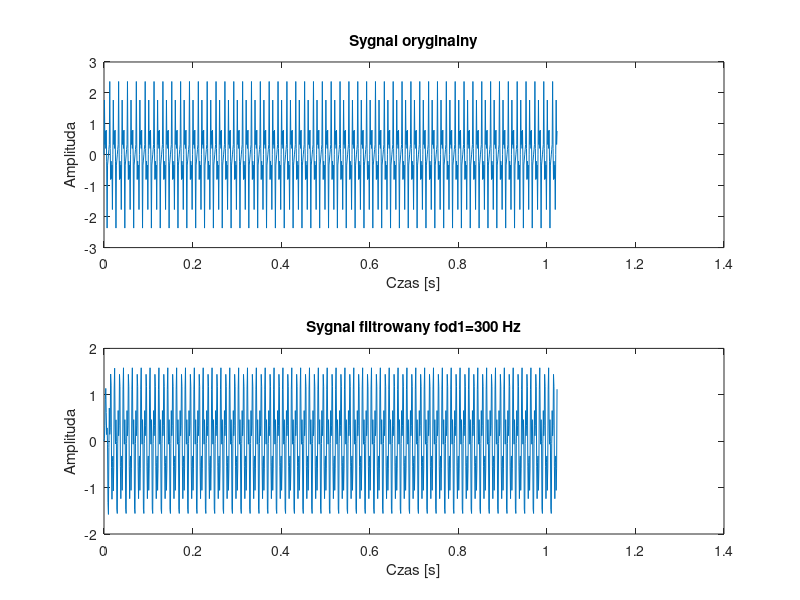
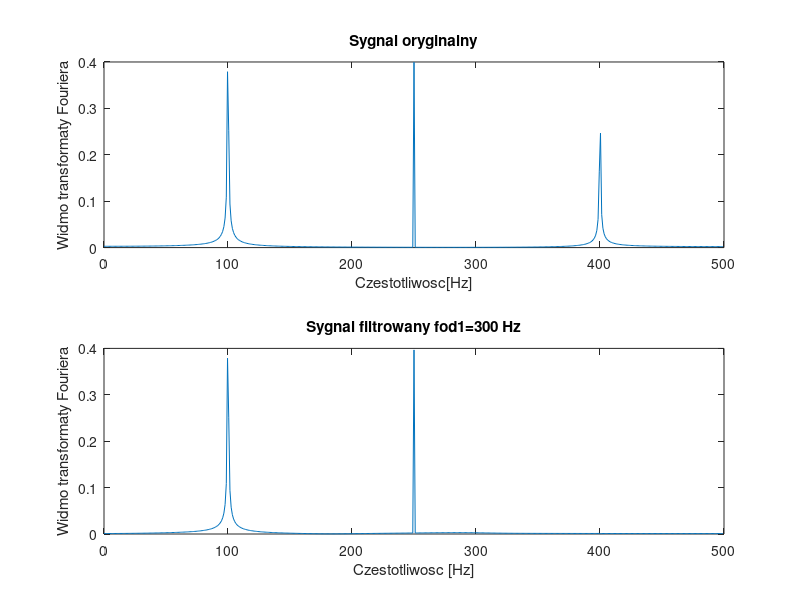
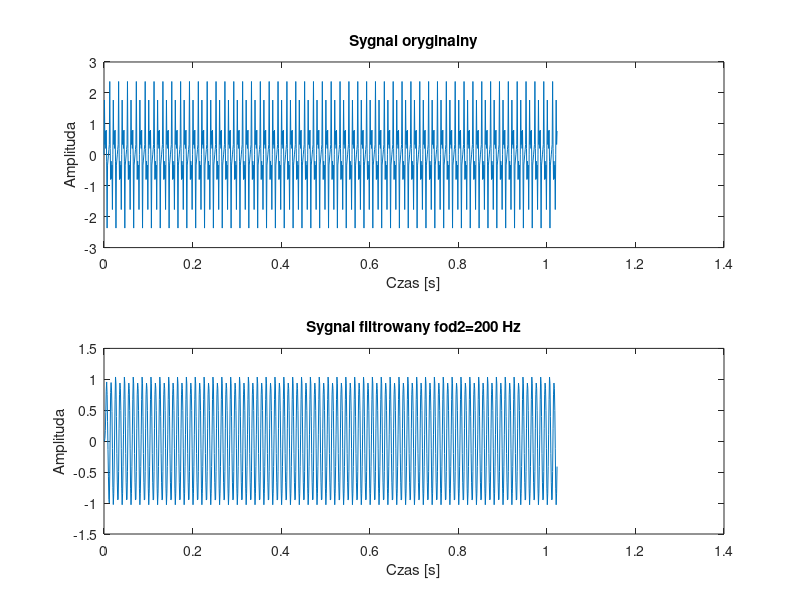
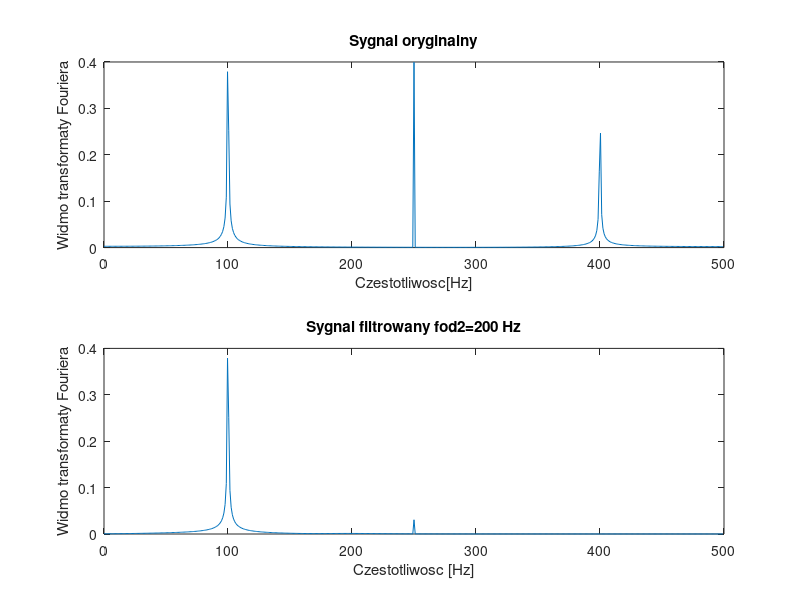

Write MATLAB code to recreate these figures, in order.
%==========================================================================
%Program majacy na celu wygenerowanie sygnalu poliharmonicznego,
%sprawdzenie dzialania filtrow z roznymi czestotliwosciami odciecia oraz
%przy dwoch czestotliwosciach odciecia
%==========================================================================
clc;
clear all;
close all;

f1=100;                 %czestotliwosc sygnalu 1    [Hz]
f2=250;                 %czestotliwosc sygnalu 2    [Hz]
f3=400;                 %czestotliwosc sygnalu 3    [Hz]

fs=1e3;                 %czestotliwosc probkowania sygnalow[Hz]
fod1=300;               %czestotliwosc odciecia 1 [Hz]
fod2=200;               %czestotliwosc odciecia 2 [Hz]
omega1=2*fod1/fs;       %czestotliwosc odciecia 1 [rad]
omega2=2*fod2/fs;       %czestotliwosc odciecia 2 [rad]

A1=1;                   %amplituda sygnalu 1
A2=0.8;                 %amplituda sygnalu 2
A3=0.65;                %amplituda sygnalu 3

t=0:(1/fs):1.023;       %wektor czasu 

x=A1*sin(2*pi*f1*t)+A2*sin(2*pi*f2*t)+A3*sin(2*pi*f3*t);
                        %wartosci funkcji poliharmonicznej w czasie t
                        
fft_moc=fft(x(1:length(x)));
                        %transformata fouriera sygnalu x
moc_wid=fft_moc.*conj(fft_moc)/length(x);
                        %gestosc widmowa mocy sygnalu x
f=fs*(0:length(x)-1)/length(x);
widmo(1,:)=sqrt(fft_moc.*conj(fft_moc))/length(x);
                        %1 - widmo sygnalu x 
                        %2 - widmo sygnalu x_butter
%% Filtr dolnoprzepustowy Butterworth, czestotliwosc odciecia 300Hz
N=[2,4,8];
[L,M]=butter(N(1,3),omega1);
                        %projektuje filtr dolnoprzepustowy N-stopnia i
                        %zwraca wektory wspolczynnikow w ilosci N+1, gdzie
                        %wektor L - licznik, M - mianownik. Ostatni
                        %parametr musi zawierac sie miedzy 0 a 1 gdzie 1 to
                        %polowa czestosci probkowania
                        
x_butter=filter(L,M,x);  %filtracja sygnalu x, wspolczynnikami L i M

fft_moc=fft(x_butter(1:length(x)));
                        %transformata fouriera sygnalu x_butter
moc_wid=fft_moc.*conj(fft_moc)/length(x);
                        %gestosc widmowa mocy sygnalu x_butter
widmo(2,:)=sqrt(fft_moc.*conj(fft_moc))/length(x);
                    
figure(1);
subplot(2,1,1);
plot(t,x);
xlabel('Czas [s]');
ylabel('Amplituda');
title('Sygnal oryginalny');

subplot(2,1,2);plot(t,x_butter);
xlabel('Czas [s]');
ylabel('Amplituda');
title('Sygnal filtrowany fod1=300 Hz');

figure(2);
subplot(2,1,1);
plot(f(1,(1:length(x)/2)),widmo(1,(1:length(x)/2)));
xlabel('Czestotliwosc[Hz]');
ylabel('Widmo transformaty Fouriera');
title('Sygnal oryginalny');

subplot(2,1,2)
plot(f(1,(1:length(x)/2)),widmo(2,(1:length(x)/2)))
xlabel('Czestotliwosc [Hz]');
ylabel('Widmo transformaty Fouriera');
title('Sygnal filtrowany fod1=300 Hz');

%% Filtr dolnoprzepustowy Butterworth, czestotliwosc odciecia 200Hz
N=[2,4,8];
[L,M]=butter(N(1,3),omega2);
                        %filtr dolnoprzepustowy N-stopnia 
                        %zwraca wektory wspolczynnikow w ilosci N+1, gdzie
                        %wektor L - licznik, M - mianownik. 
                   
x_butter=filter(L,M,x);  %filtracja sygnalu x, wspolczynnikami L i M

fft_moc=fft(x_butter(1:length(x)));
                        %transformata fouriera sygnalu x_butter
moc_wid=fft_moc.*conj(fft_moc)/length(x);
                        %gestosc widmowa mocy sygnalu x_butter
widmo(3,:)=sqrt(fft_moc.*conj(fft_moc))/length(x);
                    
figure(3);
subplot(2,1,1);
plot(t,x);
xlabel('Czas [s]');
ylabel('Amplituda');
title('Sygnal oryginalny');

subplot(2,1,2);plot(t,x_butter);
xlabel('Czas [s]');
ylabel('Amplituda');
title('Sygnal filtrowany fod2=200 Hz');

figure(4);
subplot(2,1,1);
plot(f(1,(1:length(x)/2)),widmo(1,(1:length(x)/2)));
xlabel('Czestotliwosc[Hz]');
ylabel('Widmo transformaty Fouriera');
title('Sygnal oryginalny');

subplot(2,1,2)
plot(f(1,(1:length(x)/2)),widmo(3,(1:length(x)/2)))
xlabel('Czestotliwosc [Hz]');
ylabel('Widmo transformaty Fouriera');
title('Sygnal filtrowany fod2=200 Hz');

%% Filtr srednioprzepustowy Butterworth, czest. odciecia 200Hz oraz 300Hz
N=[2,4,8];
[L,M]=butter(N(1,3),[omega2 omega1]);
                        %filtr pasmowoprzepustowy N-stopnia 
                   
x_butter=filter(L,M,x);  %filtracja sygnalu x, wspolczynnikami L i M

fft_moc=fft(x_butter(1:length(x)));
                        %transformata fouriera sygnalu x_butter
moc_wid=fft_moc.*conj(fft_moc)/length(x);
                        %gestosc widmowa mocy sygnalu x_butter
widmo(4,:)=sqrt(fft_moc.*conj(fft_moc))/length(x);
                    
figure(5);
subplot(2,1,1);
plot(t,x);
xlabel('Czas [s]');
ylabel('Amplituda');
title('Sygnal oryginalny');

subplot(2,1,2);plot(t,x_butter);
xlabel('Czas [s]');
ylabel('Amplituda');
title('Sygnal filtrowany fod2=200 Hz oraz  fod1=300 Hz');

figure(6);
subplot(2,1,1);
plot(f(1,(1:length(x)/2)),widmo(1,(1:length(x)/2)));
xlabel('Czestotliwosc[Hz]');
ylabel('Widmo transformaty Fouriera');
title('Sygnal oryginalny');

subplot(2,1,2)
plot(f(1,(1:length(x)/2)),widmo(4,(1:length(x)/2)))
xlabel('Czestotliwosc [Hz]');
ylabel('Widmo transformaty Fouriera');
title('Sygnal filtrowany  fod2=200 Hz oraz fod1=300 Hz');

%% Filtr gornoprzepustowy Butterworth, czestotliwosc odciecia 300Hz
N=[2,4,8];
[L,M]=butter(N(1,3),omega1,'high');
                        %filtr gornoprzepustowy N-stopnia 'high' -GP               
x_butter=filter(L,M,x);  %filtracja sygnalu x, wspolczynnikami L i M

fft_moc=fft(x_butter(1:length(x)));
                        %transformata fouriera sygnalu x_butter
moc_wid=fft_moc.*conj(fft_moc)/length(x);
                        %gestosc widmowa mocy sygnalu x_butter
widmo(5,:)=sqrt(fft_moc.*conj(fft_moc))/length(x);
                    
figure(7);
subplot(2,1,1);
plot(t,x);
xlabel('Czas [s]');
ylabel('Amplituda');
title('Sygnal oryginalny');

subplot(2,1,2);plot(t,x_butter);
xlabel('Czas [s]');
ylabel('Amplituda');
title('Sygnal filtrowany fod2=300 Hz');

figure(8);
subplot(2,1,1);
plot(f(1,(1:length(x)/2)),widmo(1,(1:length(x)/2)));
xlabel('Czestotliwosc[Hz]');
ylabel('Widmo transformaty Fouriera');
title('Sygnal oryginalny');

subplot(2,1,2)
plot(f(1,(1:length(x)/2)),widmo(5,(1:length(x)/2)))
xlabel('Czestotliwosc [Hz]');
ylabel('Widmo transformaty Fouriera');
title('Sygnal filtrowany fod2=300 Hz');


